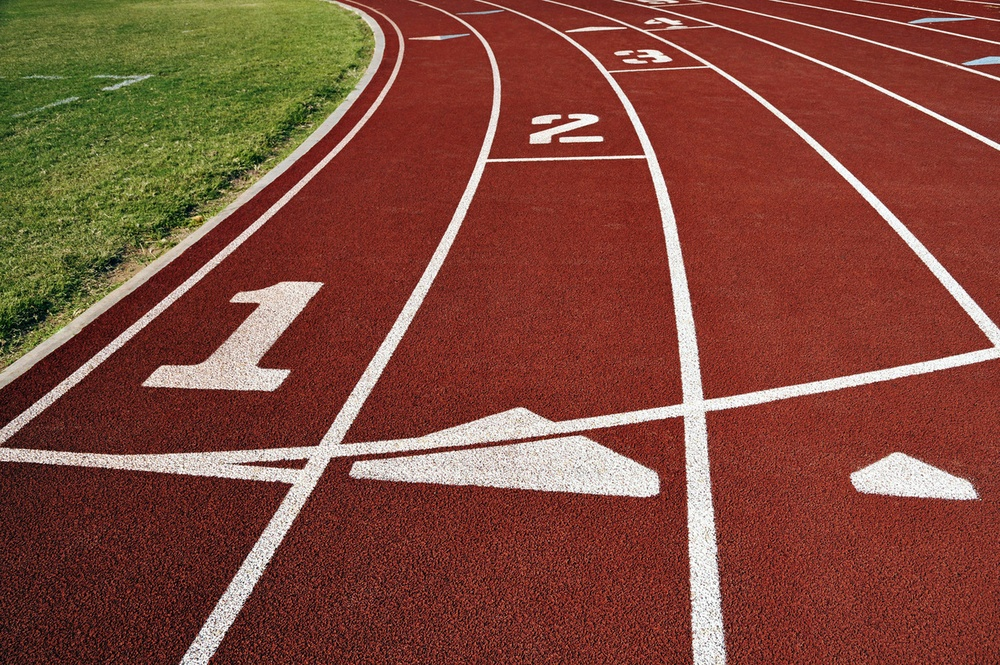
%> input picture tex/figs/ch11_figs/track.jpg, 1000 x 665 px, shrunk from 1279 x 851 before the run
$ octave sobel.m   (GNU Octave 9; MATLAB toolbox functions it lacks are replaced by stand-ins)
%> lines starting %> are read from the running program, lines starting %| are printed output that depends on the picture; in (x1, y1, x2, y2) boxes, pixels count from 0 and x2, y2 are one past the last pixel; in counts of white or black regions, pixels touching at a corner belong together; the program's own positions count from 1
clear; clc; close all;
path = fileparts(which('sobel.m'));
img = imread(strcat(path, '/track.jpg'));
%> img is the input picture: size 665x1000x3 uint8; mean R, G, B 128, 74, 59.2
X = double(rgb2gray(img));
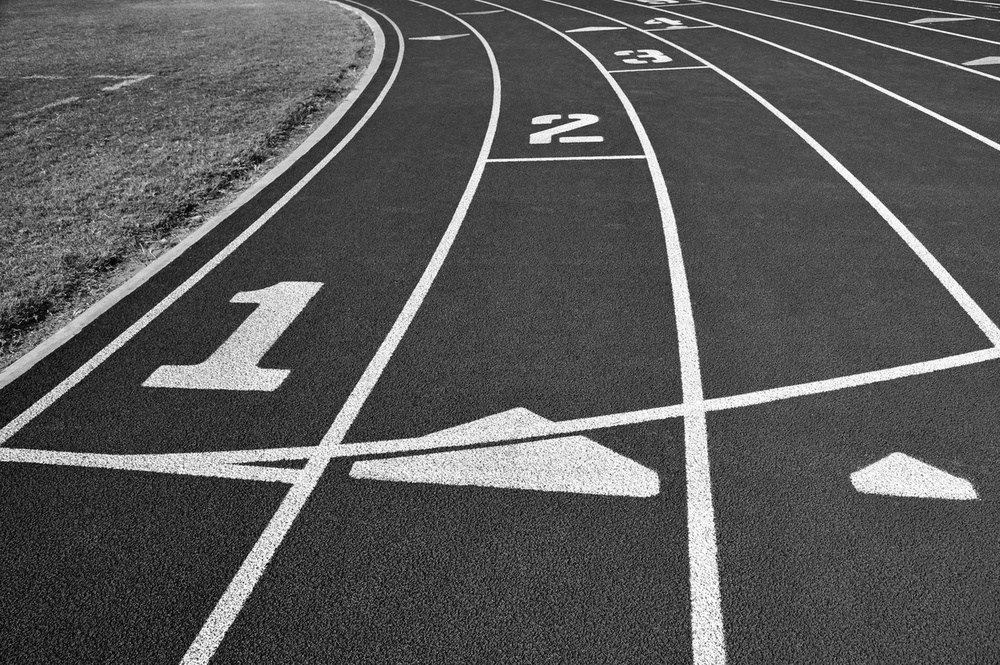
%> X: size 665x1000 double; min 1, max 255, mean 88.5

%% Sobel filter
S = edge(X,'sobel');
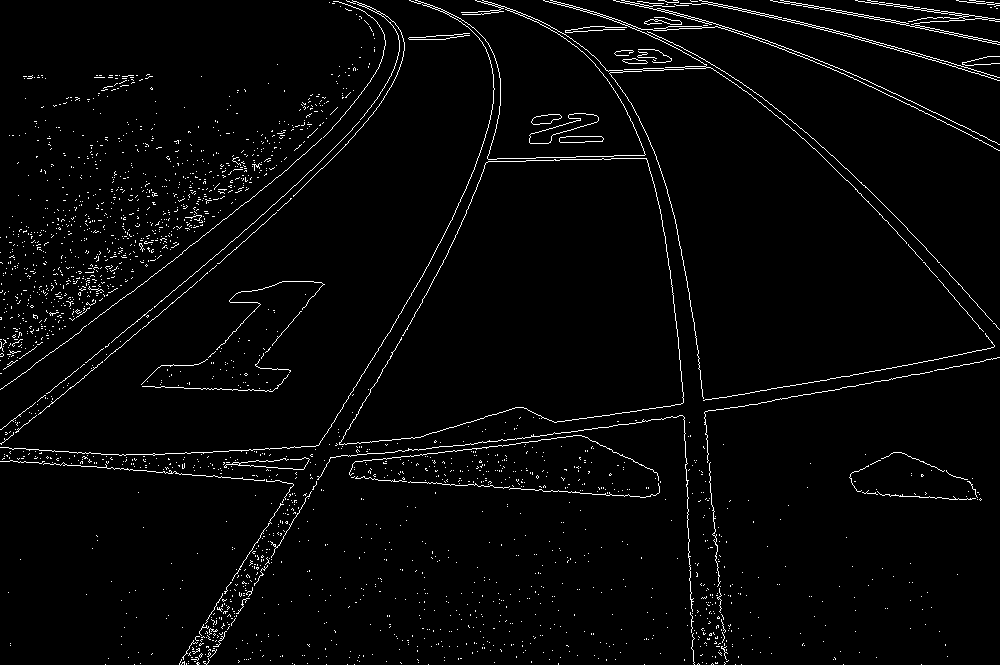
%> S: size 665x1000 logical; 2.7% white in thin lines or dots
figure;
imshow(S);
filename = strcat(path, '/track_sobel');
export_fig(filename, '-png', '-m4','-transparent')

$ run again, with tex/figs/ch11_figs/earth.jpg copied over tex/figs/ch11_figs/track.jpg
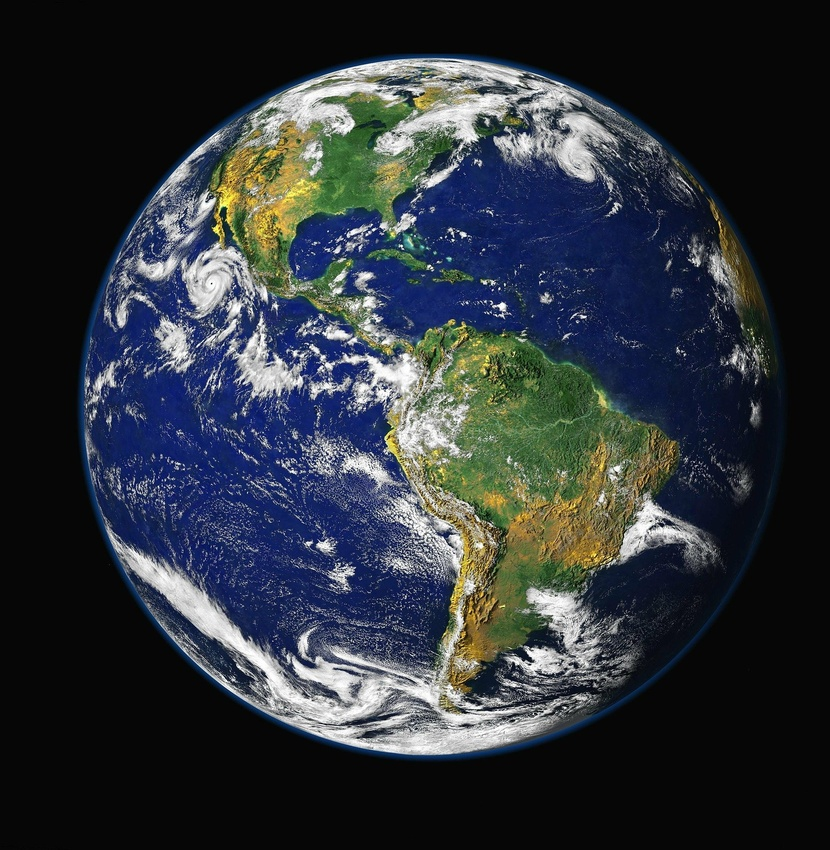
%> input picture tex/figs/ch11_figs/earth.jpg, 830 x 850 px, shrunk from 1873 x 1920 before the run
%> img is the input picture: size 850x830x3 uint8; mean R, G, B 46.1, 51.6, 57.8
%> `X = double(rgb2gray(img));`:
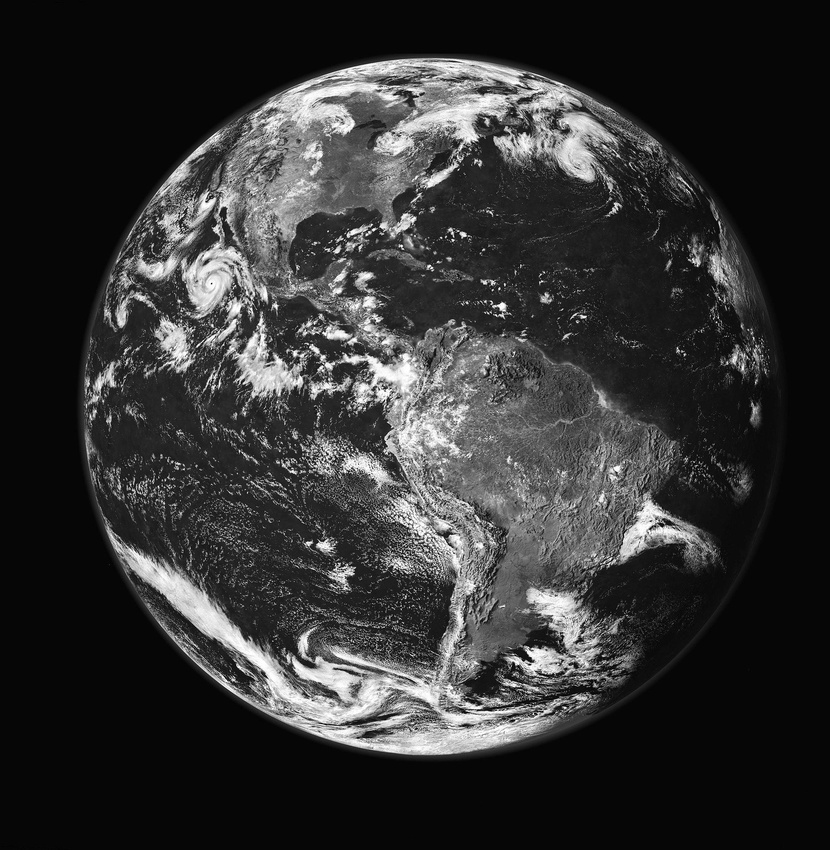
%> X: size 850x830 double; min 0, max 255, mean 50.7
%> `S = edge(X,'sobel');`:
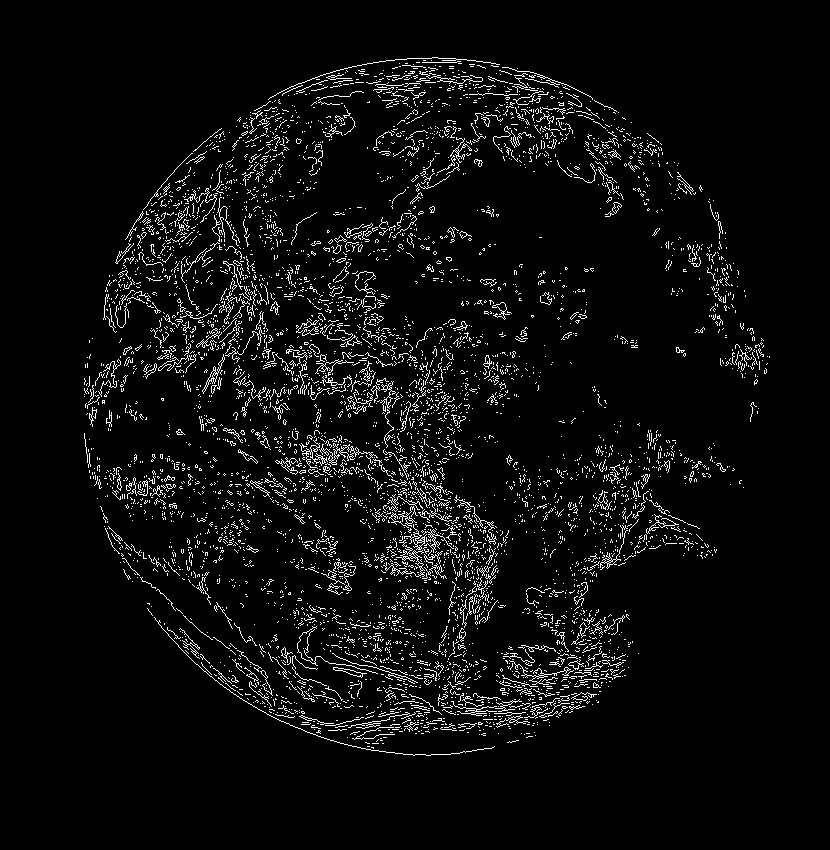
%> S: size 850x830 logical; 4.9% white in thin lines or dots, all inside (x1, y1, x2, y2) = (84, 57, 770, 756)
